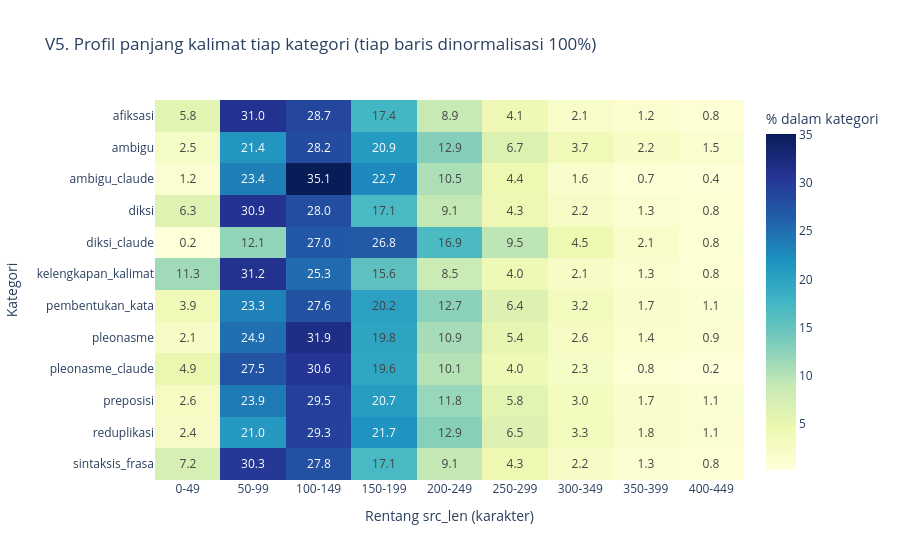

Here is the notebook cell this chart was saved with:
### Markdown cell above
Sel 19 — Visualisasi 5: pola berkala pada sumbu panjang kalimat

### Code cell
BIN = 50
heat = (df.with_columns(((pl.col("src_len") // BIN) * BIN).alias("bin"))
          .filter(pl.col("bin") < 450)
          .group_by("category", "bin").len()
          .with_columns((pl.col("len") / pl.col("len").sum().over("category") * 100).alias("persen_dlm_kategori"))
          .sort("bin"))
pv = heat.pivot(on="bin", index="category", values="persen_dlm_kategori").fill_null(0).sort("category")
fig5 = px.imshow(pv.drop("category").to_numpy(),
                 x=[f"{b}-{b+BIN-1}" for b in sorted(heat['bin'].unique().to_list())],
                 y=pv["category"].to_list(), text_auto=".1f", color_continuous_scale="YlGnBu", aspect="auto",
                 labels=dict(x="Rentang src_len (karakter)", y="Kategori", color="% dalam kategori"),
                 title="V5. Profil panjang kalimat tiap kategori (tiap baris dinormalisasi 100%)")
fig5.update_layout(height=560)
fig5.show()

### Figure 1 — Plotly figure (JSON) as saved in the notebook; plotly's stock layout.template omitted (floating-point values rounded to 4 significant figures)
{"data": [{"coloraxis": "coloraxis", "hovertemplate": "Rentang src_len (karakter): %{x}<br>Kategori: %{y}<br>% dalam kategori: %{z}<extra></extra>", "name": "0", "texttemplate": "%{z:.1f}", "type": "heatmap", "x": ["0-49", "50-99", "100-149", "150-199", "200-249", "250-299", "300-349", "350-399", "400-449"], "xaxis": "x", "y": ["afiksasi", "ambigu", "ambigu_claude", "diksi", "diksi_claude", "kelengkapan_kalimat", "pembentukan_kata", "pleonasme", "pleonasme_claude", "preposisi", "reduplikasi", "sintaksis_frasa"], "yaxis": "y", "z": [[5.778, 31.01, 28.71, 17.42, 8.886, 4.132, 2.052, 1.243, 0.7631], [2.546, 21.4, 28.18, 20.86, 12.95, 6.725, 3.679, 2.174, 1.487], [1.214, 23.44, 35.09, 22.66, 10.49, 4.364, 1.618, 0.7225, 0.4046], [6.307, 30.93, 28.01, 17.07, 9.078, 4.272, 2.226, 1.317, 0.7866], [0.2028, 12.14, 27.01, 26.8, 16.89, 9.504, 4.549, 2.086, 0.8114], [11.3, 31.15, 25.25, 15.58, 8.467, 4.05, 2.145, 1.273, 0.7735], [3.902, 23.27, 27.6, 20.21, 12.68, 6.409, 3.209, 1.663, 1.06], [2.127, 24.93, 31.87, 19.85, 10.94, 5.358, 2.598, 1.388, 0.9465], [4.95, 27.51, 30.59, 19.57, 10.07, 3.971, 2.273, 0.8345, 0.2302], [2.553, 23.87, 29.5, 20.65, 11.75, 5.847, 3.005, 1.708, 1.116], [2.404, 21.01, 29.28, 21.68, 12.86, 6.526, 3.296, 1.805, 1.142], [7.215, 30.29, 27.82, 17.06, 9.054, 4.321, 2.163, 1.3, 0.7748]]}], "layout": {"coloraxis": {"autocolorscale": false, "colorbar": {"title": {"text": "% dalam kategori"}}, "colorscale": [[0, "rgb(255,255,217)"], [0.125, "rgb(237,248,177)"], [0.25, "rgb(199,233,180)"], [0.375, "rgb(127,205,187)"], [0.5, "rgb(65,182,196)"], [0.625, "rgb(29,145,192)"], [0.75, "rgb(34,94,168)"], [0.875, "rgb(37,52,148)"], [1, "rgb(8,29,88)"]]}, "height": 560, "title": {"text": "V5. Profil panjang kalimat tiap kategori (tiap baris dinormalisasi 100%)"}, "xaxis": {"anchor": "y", "domain": [0, 1], "title": {"text": "Rentang src_len (karakter)"}}, "yaxis": {"anchor": "x", "autorange": "reversed", "domain": [0, 1], "title": {"text": "Kategori"}}}}
